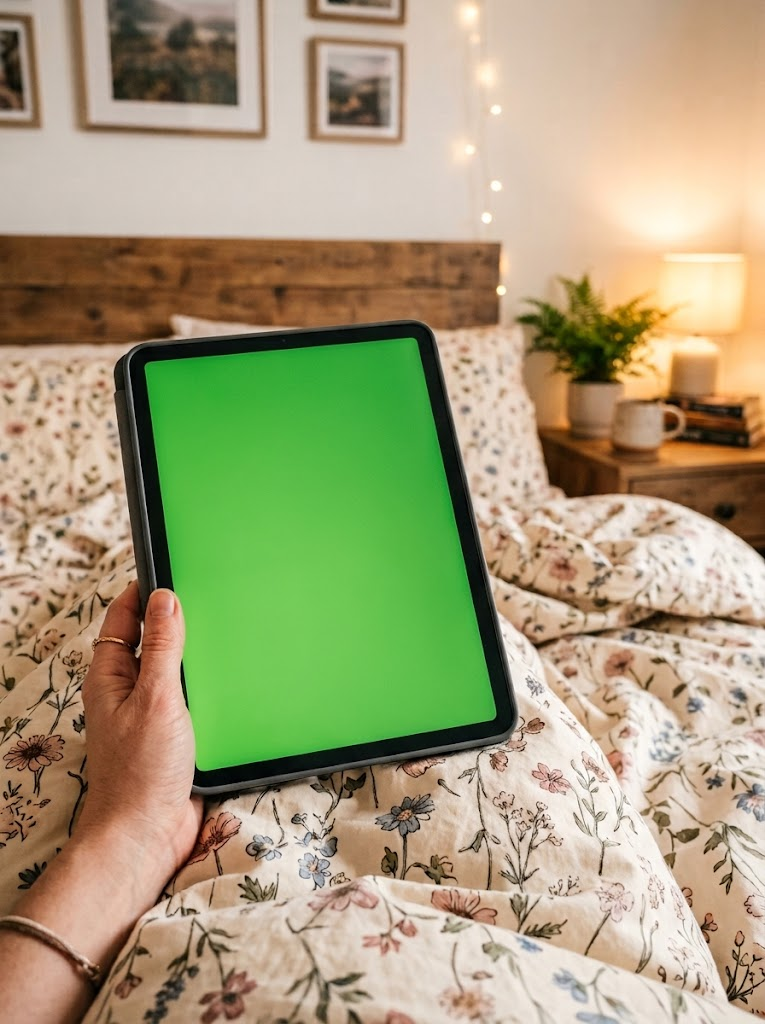
#> input picture bg_ipad.jpg, 765 x 1024 px
$ python -i analyze_taste_traits.py   (imports and definitions only)   (older library calls are emulated)
#> lines starting #> are read from the running program, lines starting #| are printed output that depends on the picture; after the words box and inside, x2 and y2 are one past the last pixel; in counts of white or black regions, pixels touching at a corner belong together
#!/usr/bin/env python3
"""
Чем фото, которые человек выбирает, отличаются от отклонённых — 100 понятных
параметров, а не одна цифра модели.

Метки:
  A  ручная разметка label_frames.py (живое vs сток / ИИ)
  B  data/taste_history.json (да / нет при отборе в карусели); одна и та же
     картинка под разными пинами склеивается, спорные копии (и да, и нет)
     выкидываются
Параметры (100):
  пиксельные (37)        — свет, цвет, резкость, композиция
  смысловые (40)         — SigLIP, пары формулировок («если да» vs «если нет»)
  запрос, файл, разметка (15) — слова в запросе, место в выдаче, метка ИИ
                           Pinterest, размер оригинала, сжимаемость, порядок
                           разметки, повторы
  оценки моделей (8)     — живость (итог и части), вкус, похожесть на прошлые
                           «да», на ИИ-пины Pinterest
Для каждого: AUC (0.5 — не различает; > 0.5 — больше у выбранных), 95%
бутстрэп-интервал, медианы у выбранных и отклонённых, q (Манна–Уитни с
поправкой Бенджамини–Хохберга на число проверок). Плюс: какие параметры
дублируют друг друга, сколько угадывают все вместе, листы кадров, index.html.

  python analyze_taste_traits.py --pack out/label_pack_20261005 --out out/taste_traits_100
"""

from __future__ import annotations

import argparse
import html
import json
import re
import sys
import warnings
from pathlib import Path

import cv2
import numpy as np
from PIL import Image, ImageDraw, ImageFont

ROOT = Path(__file__).resolve().parent
sys.path.insert(0, str(ROOT))
DATA = ROOT / "data"
OUT_ROOT = ROOT.parent.parent / "out" if ROOT.parent.name == ".worktrees" else ROOT / "out"

# пиксельные: имя → (группа, что измеряет)
PIXEL = {
    "яркость": ("Свет", "средняя яркость кадра"),
    "контраст": ("Свет", "разброс яркости"),
    "динамический диапазон": ("Свет", "от самых тёмных (1%) до самых светлых (99%) точек"),
    "светлота теней (подсветка)": ("Свет", "насколько светлые самые тёмные 5% — высоко, если тени «приподняты»"),
    "пересветы (% белого)": ("Свет", "доля выбитых в белое пикселей"),
    "провалы в чёрное (%)": ("Свет", "доля почти чёрных пикселей"),
    "тональное разнообразие": ("Свет", "энтропия гистограммы яркости"),
    "центр светлее краёв": ("Свет", "центр минус края по яркости (виньетка, свет на предмете)"),
    "верх светлее низа": ("Свет", "верхняя треть минус нижняя (окно, небо сверху)"),
    "неравномерный свет по кадру": ("Свет", "разброс яркости между 36 участками"),
    "насыщенность": ("Цвет", "средняя насыщенность"),
    "цветастость": ("Цвет", "метрика Хаслера — сколько разных ярких цветов"),
    "теплота (красное − синее)": ("Цвет", "средний сдвиг в тёплое"),
    "цветовой сдвиг (баланс белого)": ("Цвет", "насколько весь кадр окрашен в один оттенок"),
    "разнообразие оттенков": ("Цвет", "энтропия оттенков среди цветных пикселей"),
    "бежевые тона (%)": ("Цвет", "доля светлых малонасыщенных тёплых пикселей"),
    "зелень (%)": ("Цвет", "доля зелёных пикселей"),
    "телесные тона (%)": ("Цвет", "доля пикселей цвета кожи (ловит и бежевые стены)"),
    "пастельные тона (%)": ("Цвет", "доля светлых и блёклых пикселей"),
    "холодные тени (тонировка)": ("Цвет", "синее минус красное в тенях — признак цветокоррекции"),
    "резкость": ("Резкость и камера", "общая резкость (дисперсия лапласиана)"),
    "самый резкий участок": ("Резкость и камера", "резкость лучшего из 36 участков"),
    "разброс резкости по кадру": ("Резкость и камера", "одни участки резкие, другие размыты — малая ГРИП"),
    "размытие фона (центр резче краёв)": ("Резкость и камера", "резкость центра минус краёв"),
    "шум / зерно": ("Резкость и камера", "мелкий яркостный шум"),
    "цветовой шум": ("Резкость и камера", "цветные пятна шума — темнота и маленькая матрица"),
    "смаз в одну сторону": ("Резкость и камера", "градиенты по одной оси слабее — смаз движением"),
    "детали / захламлённость": ("Композиция", "плотность контуров"),
    "детали в центре, а не по краям": ("Композиция", "контуры в центре против краёв"),
    "главное смещено от центра": ("Композиция", "центр масс контуров далеко от центра кадра"),
    "зеркальная симметрия": ("Композиция", "левая половина похожа на правую"),
    "пустое пространство (%)": ("Композиция", "доля ровных участков без деталей"),
    "прямые линии": ("Композиция", "число длинных прямых (мебель, архитектура)"),
    "завал горизонта (°)": ("Композиция", "среднее отклонение длинных линий от горизонтали/вертикали"),
    "белый край кадра (студийный фон)": ("Композиция", "доля белых пикселей по краю"),
    "лица": ("Композиция", "число лиц (Haar)"),
    "вертикальность (h/w)": ("Композиция", "высота / ширина"),
}

# смысловые: (группа, имя, «если да», «если нет»)
PAIRS = [
    ("Что в кадре", "вид от первого лица", "a first person point of view photo", "a third person view photo"),
    ("Что в кадре", "в кадре руки", "a person's hands in the frame", "no hands in the frame"),
    ("Что в кадре", "в кадре человек", "a person in the photo", "no people in the photo"),
    ("Что в кадре", "селфи", "a selfie", "not a selfie"),
    ("Что в кадре", "зеркальное селфи", "a mirror selfie", "a photo without a mirror"),
    ("Что в кадре", "ноги в кадре", "feet or legs in the frame", "no feet or legs in the frame"),
    ("Что в кадре", "бытовые предметы вокруг, живой фон", "a background with everyday clutter", "an empty clean minimalist background"),
    ("Что в кадре", "беспорядок", "a messy untidy space", "a perfectly tidy space"),
    ("Что в кадре", "еда во время еды", "half-eaten food in the middle of a meal", "untouched perfectly arranged food"),
    ("Что в кадре", "экран телефона или ноутбука", "a phone or laptop screen", "no screens or devices"),
    ("Что в кадре", "животное", "a pet cat or dog", "no animals"),
    ("Что в кадре", "растения, цветы", "plants or flowers", "no plants or flowers"),
    ("Что в кадре", "кровать, постель", "a bed with sheets and pillows", "no bed"),
    ("Что в кадре", "предмет на белом фоне", "a product on a white background", "an object in a real environment"),
    ("Что в кадре", "текст или логотип на фото", "a photo with text or a logo", "a photo without any text"),
    ("Место", "обычная квартира, не журнал", "a regular lived-in apartment", "an interior design magazine photo"),
    ("Место", "на улице", "an outdoor photo", "an indoor photo"),
    ("Место", "в машине", "inside a car", "not inside a car"),
    ("Место", "кафе или ресторан", "inside a cafe or restaurant", "at home"),
    ("Место", "общий план комнаты", "a wide shot of a whole room", "a close-up of a detail"),
    ("Свет", "естественный свет, не студийный", "natural light from a window", "studio lighting with softboxes"),
    ("Свет", "тёмное, вечер/ночь", "a dark photo at night", "a bright daytime photo"),
    ("Свет", "тёплый уютный свет", "warm cozy lighting", "cold bluish lighting"),
    ("Свет", "вспышка", "a flash photo", "a photo without flash"),
    ("Свет", "тени от растений или жалюзи на стене", "shadows of plants or blinds on a wall", "a wall without shadow patterns"),
    ("Цвет", "яркие насыщенные цвета", "vivid saturated colors", "muted desaturated colors"),
    ("Стиль и постановка", "снято на телефон", "a casual photo taken with a smartphone", "a professional photograph taken with a DSLR camera"),
    ("Стиль и постановка", "случайный момент, не постановка", "an unposed everyday moment", "a staged styled photo shoot"),
    ("Стиль и постановка", "личное фото, не реклама", "a personal photo from someone's camera roll", "an advertisement or stock photo"),
    ("Стиль и постановка", "модель позирует", "a model posing for the camera", "a person not posing"),
    ("Стиль и постановка", "«эстетика Pinterest»", "a Pinterest aesthetic photo", "a random ordinary photo"),
    ("Стиль и постановка", "еда как фуд-фото", "professional food photography", "a casual snapshot of food"),
    ("Стиль и постановка", "раскладка сверху (flat lay)", "a styled flat lay from above", "a casual angle snapshot"),
    ("Стиль и постановка", "ровная симметричная композиция по центру", "a symmetrical centered composition", "an off-center casual composition"),
    ("Стиль и постановка", "натюрморт", "a styled still life arrangement", "objects left where they were"),
    ("Стиль и постановка", "кинематографично", "a cinematic film still", "a casual snapshot"),
    ("Стиль и постановка", "стоковое фото", "a stock photo", "an amateur photo"),
    ("Качество и ИИ", "настоящая фотография, не рендер", "a real photograph", "a 3d render or AI generated image"),
    ("Качество и ИИ", "неидеальное, чуть смазанное фото", "a slightly blurry imperfect photo", "a perfectly sharp crisp photo"),
    ("Качество и ИИ", "размытый фон, боке", "shallow depth of field with a blurry background", "everything in focus"),
]

# запрос, файл, разметка: имя → (группа, что измеряет)
META = {
    "в запросе pov": ("Запрос и выдача", "в поисковом запросе есть pov"),
    "в запросе candid": ("Запрос и выдача", "в запросе есть candid"),
    "в запросе aesthetic": ("Запрос и выдача", "в запросе есть aesthetic"),
    "в запросе iphone photo / photo dump": ("Запрос и выдача", "в запросе есть iphone photo или photo dump"),
    "в запросе real life": ("Запрос и выдача", "в запросе есть real life"),
    "голый предмет без модификатора": ("Запрос и выдача", "запрос — только предмет, без pov/candid/aesthetic/…"),
    "место в выдаче Pinterest": ("Запрос и выдача", "позиция пина в поиске (0 — первый)"),
    "Pinterest пометил как ИИ": ("Запрос и выдача", "флаг is_ai в выдаче Pinterest"),
    "в скольких запросах всплывает": ("Запрос и выдача", "число разных запросов, где встретился пин"),
    "ширина оригинала": ("Файл и разметка", "ширина исходной картинки, px"),
    "мегапиксели оригинала": ("Файл и разметка", "размер исходной картинки"),
    "пропорции телефонного кадра": ("Файл и разметка", "стороны 3:4, 9:16 или 9:19.5 (±2%)"),
    "сжимаемость (байт на пиксель)": ("Файл и разметка", "размер JPEG при одинаковом сжатии — сколько в кадре мелкой информации"),
    "порядок разметки": ("Файл и разметка", "когда фото попалось при разметке (0 — первым, 1 — последним)"),
    "повторы фото в отборе": ("Файл и разметка", "сколько раз та же картинка встречалась под разными пинами"),
}

MODELS = {
    "итоговая живость (как в фабрике)": "оценка UGC, по которой фабрика пускает кадр (порог 0.55)",
    "модель живости": "обученная модель живости (часть итоговой)",
    "zero-shot живость": "похожесть на описания «живого» против «стока» (часть итоговой)",
    "штраф эвристик стока": "штраф за признаки профи-съёмки (часть итоговой)",
    "вето стока": "сработало вето (1) или нет",
    "оценка вкуса (taste model)": "старая модель вкуса — училась на наборе B, там цифра завышена",
    "похожесть на прошлые «да»": "близость к прежним «да» минус к прежним «нет» (5 ближайших)",
    "похожесть на ИИ-пины Pinterest": "близость к 300 пинам, которые Pinterest пометил как ИИ",
}

PHONE_RATIOS = (4 / 3, 16 / 9, 19.5 / 9)
QUERY_MODS = r"\b(pov|candid|aesthetic|iphone|photo dump|real life|flash|alone|my|selfie)\b"


def _entropy(hist: np.ndarray) -> float:
    p = hist.astype(np.float64) / max(1.0, float(hist.sum()))
    p = p[p > 0]
    return float(-(p * np.log2(p)).sum())


_FACE = cv2.CascadeClassifier(cv2.data.haarcascades + "haarcascade_frontalface_default.xml")


def pixel_features(path: Path) -> dict:
#> called with path = 'bg_ipad.jpg'
    im = Image.open(path).convert("RGB")
#> im is the input picture: PIL image 765x1024 RGB; mean R, G, B 165.3, 158.6, 121.7
    ow, oh = im.size
    im.thumbnail((512, 512))
#> im: PIL image 382x512 RGB
    u8 = np.asarray(im)
    a = u8.astype(np.float32)
    g8 = cv2.cvtColor(u8, cv2.COLOR_RGB2GRAY)
    g = g8.astype(np.float32)
    hsv = cv2.cvtColor(u8, cv2.COLOR_RGB2HSV).astype(np.float32)
    lab = cv2.cvtColor(u8, cv2.COLOR_RGB2LAB).astype(np.float32)
    ycc = cv2.cvtColor(u8, cv2.COLOR_RGB2YCrCb).astype(np.float32)
    r, gg, b = a[..., 0], a[..., 1], a[..., 2]
    hue, sat, val = hsv[..., 0], hsv[..., 1], hsv[..., 2]
    H, W = g.shape
    inner = np.zeros_like(g, bool)
    inner[H // 4: 3 * H // 4, W // 4: 3 * W // 4] = True

    lap = cv2.Laplacian(g, cv2.CV_32F)
    th, tw = H // 6, W // 6
    tmean, tsharp = [], []
    for i in range(6):
        for j in range(6):
            sl = (slice(i * th, (i + 1) * th), slice(j * tw, (j + 1) * tw))
            tmean.append(g[sl].mean())
            tsharp.append(np.log1p(lap[sl].var()))
#> after the loop, tmean = 36 values, max 222.5 at index 11, min 102.1 at index 13, mean 156.1; tsharp = 36 values, max 7.86 at index 35, min 0.963 at index 20, mean 5.74
    tmean, tsharp = np.array(tmean), np.array(tsharp)

    rg, yb = r - gg, 0.5 * (r + gg) - b
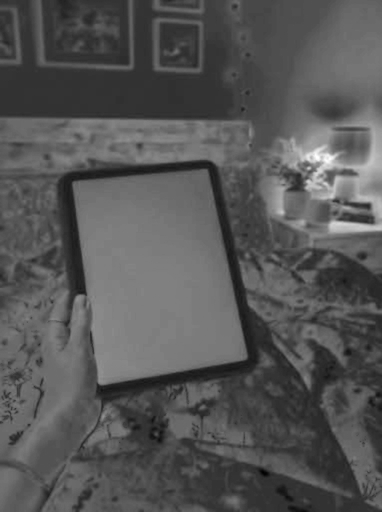
#> yb: shape (512, 382) float32; min -24.5, max 166, mean 40.3; drawn with min black and max white
    colorful = np.sqrt(rg.std() ** 2 + yb.std() ** 2) + 0.3 * np.sqrt(rg.mean() ** 2 + yb.mean() ** 2)
#> colorful = 65.4
    p1, p5, p99 = np.percentile(g, [1, 5, 99])
#> p1 = 13; p5 = 44; p99 = 243
    colored = (sat > 40) & (val > 40)
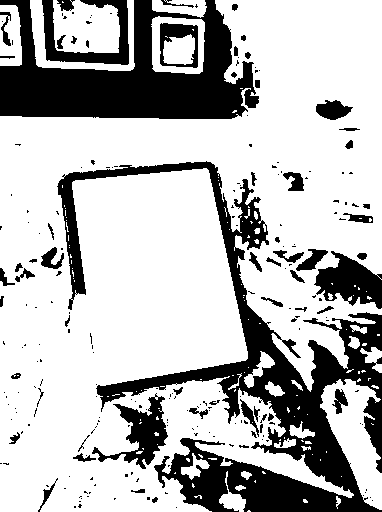
#> colored: shape (512, 382) bool; 72.5% white; 229 black regions (168 under 20 px), largest, box (x1, y1, x2, y2) and area: (57, 161, 382, 512) 25871, (0, 0, 259, 119) 15888, (314, 251, 382, 309) 2225
    hue_ent = _entropy(np.histogram(hue[colored], bins=18, range=(0, 180))[0]) if colored.sum() > 200 else 0.0
#> in _entropy, `p = hist.astype(np.float64) / max(1.0, float(hist.sum()))`: p = 18 values, max 0.711 at index 1, min 0 at index 8, mean 0.0556
#> in _entropy, `p = p[p > 0]`: p = [0.0457, 0.711, 0.0317, 0.00481, 0.000889, 0.167, 0.0386, 7.06e-06, 5.65e-05]
#> hue_ent = 1.37
    shadows = g < 70
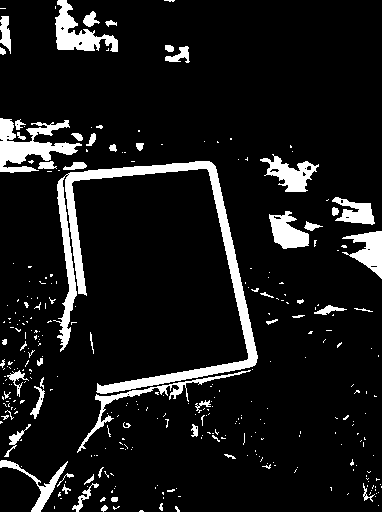
#> shadows: shape (512, 382) bool; 9.7% white; 319 white regions (265 under 20 px), largest, box (x1, y1, x2, y2) and area: (53, 161, 258, 394) 6548, (0, 118, 82, 173) 1970, (55, 0, 118, 52) 1341
    cold_shadows = float((b - r)[shadows].mean()) if shadows.sum() > 200 else float("nan")
#> cold_shadows = -30.16
    cr, cb = ycc[..., 1], ycc[..., 2]
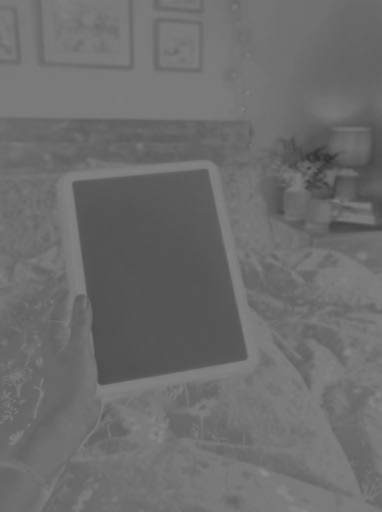
#> cb: shape (512, 382) float32; min 50, max 139, mean 108.4
    chroma_noise = float(np.median(np.abs(cr - cv2.GaussianBlur(cr, (3, 3), 0)))
                         + np.median(np.abs(cb - cv2.GaussianBlur(cb, (3, 3), 0))))
#> chroma_noise = 0.5
    gx, gy = cv2.Sobel(g, cv2.CV_32F, 1, 0), cv2.Sobel(g, cv2.CV_32F, 0, 1)
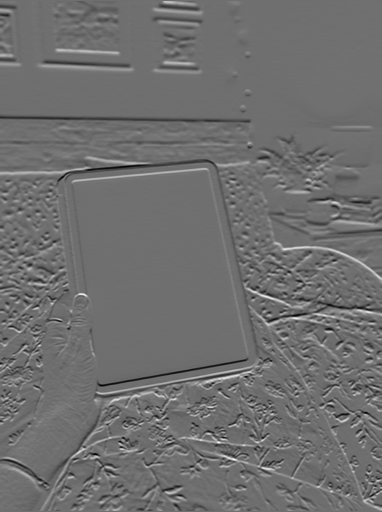
#> gy: shape (512, 382) float32; min -592, max 764, mean 0; drawn with min black and max white
    aniso = abs(np.log((gx ** 2).sum() + 1) - np.log((gy ** 2).sum() + 1))
#> aniso = 0.00192

    edges = cv2.Canny(g8, 80, 160)
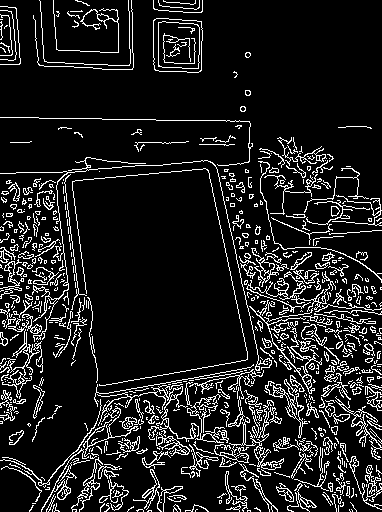
#> edges: shape (512, 382); 12% white in thin lines or dots
    e = edges > 0
#> e: shape (512, 382) bool; 12% white in thin lines or dots
    ys, xs = np.nonzero(e)
    off = float(np.hypot(xs.mean() / W - 0.5, ys.mean() / H - 0.5)) if len(xs) else 0.0
#> off = 0.125
    small = cv2.resize(g, (64, 64), interpolation=cv2.INTER_AREA)
    m = cv2.blur(g, (15, 15))
    lstd = np.sqrt(np.maximum(cv2.blur(g * g, (15, 15)) - m * m, 0))
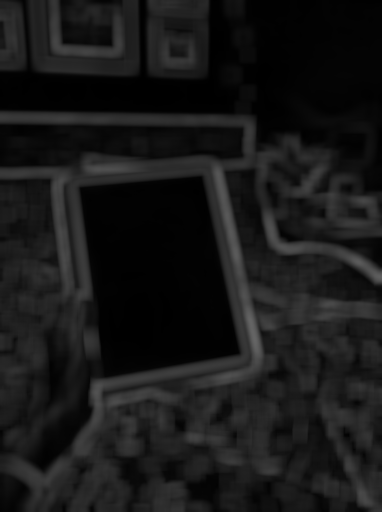
#> lstd: shape (512, 382) float32; min 0.354, max 101.4, mean 24.5
    lines = cv2.HoughLinesP(edges, 1, np.pi / 180, 60, minLineLength=int(0.2 * min(H, W)), maxLineGap=4)
#> lines = [[207, 169, 247, 358], [95, 395, 259, 366], [220, 186, 257, 350], [75, 180, 206, 169], [97, 386, 247, 359], [73, 191, 86, 295], [158, 386, 269, 366], [55, 182, 68, 289]]
    devs = []
    for x1, y1, x2, y2 in (lines[:, 0] if lines is not None else []):
        ang = np.degrees(np.arctan2(y2 - y1, x2 - x1)) % 180
        d = min(ang, 180 - ang, abs(ang - 90))
        if d < 20:
            devs.append(d)
#> this loop made 8 passes
#> (x1, y1, x2, y2, ang, d) on passes 1 to 8: (207, 169, 247, 358, 78.05, 11.95), (95, 395, 259, 366, 170, 10.03), (220, 186, 257, 350, 77.29, 12.71), (75, 180, 206, 169, 175.2, 4.8), (97, 386, 247, 359, 169.8, 10.2), (73, 191, 86, 295, 82.87, 7.13), (158, 386, 269, 366, 169.8, 10.21), (55, 182, 68, 289, 83.07, 6.93)
#> after the loop, devs = [11.95, 10.03, 12.71, 4.8, 10.2, 7.13, 10.21, 6.93]
    border = np.concatenate([a[:8].reshape(-1, 3), a[-8:].reshape(-1, 3), a[:, :8].reshape(-1, 3), a[:, -8:].reshape(-1, 3)])
    faces = len(_FACE.detectMultiScale(g8, 1.1, 5, minSize=(24, 24)))
#> faces = 0
    center_sharp = float(lap[inner].var())
#> center_sharp = 404.2
    edge_sharp = float(lap[~inner].var())
#> edge_sharp = 944.6
    return {
        "яркость": float(g.mean()),
        "контраст": float(g.std()),
        "динамический диапазон": float(p99 - p1),
        "светлота теней (подсветка)": float(p5),
        "пересветы (% белого)": float((g > 250).mean() * 100),
        "провалы в чёрное (%)": float((g < 8).mean() * 100),
        "тональное разнообразие": _entropy(np.histogram(g, bins=64, range=(0, 256))[0]),
        "центр светлее краёв": float(g[inner].mean() - g[~inner].mean()),
        "верх светлее низа": float(g[: H // 3].mean() - g[-(H // 3):].mean()),
        "неравномерный свет по кадру": float(tmean.std() / (tmean.mean() + 1)),
        "насыщенность": float(sat.mean()),
        "цветастость": float(colorful),
        "теплота (красное − синее)": float((r - b).mean()),
        "цветовой сдвиг (баланс белого)": float(np.hypot(lab[..., 1].mean() - 128, lab[..., 2].mean() - 128)),
        "разнообразие оттенков": hue_ent,
        "бежевые тона (%)": float(((hue >= 8) & (hue <= 25) & (sat >= 20) & (sat <= 100) & (val > 140)).mean() * 100),
        "зелень (%)": float(((hue >= 35) & (hue <= 85) & (sat > 60) & (val > 40)).mean() * 100),
        "телесные тона (%)": float(((cr >= 135) & (cr <= 173) & (cb >= 77) & (cb <= 127) & (ycc[..., 0] > 50)).mean() * 100),
        "пастельные тона (%)": float(((val > 190) & (sat < 60)).mean() * 100),
        "холодные тени (тонировка)": cold_shadows,
        "резкость": float(np.log1p(lap.var())),
        "самый резкий участок": float(tsharp.max()),
        "разброс резкости по кадру": float(tsharp.std()),
        "размытие фона (центр резче краёв)": float(np.log1p(center_sharp) - np.log1p(edge_sharp)),
        "шум / зерно": float(np.median(np.abs(g - cv2.GaussianBlur(g, (3, 3), 0)))),
        "цветовой шум": chroma_noise,
        "смаз в одну сторону": float(aniso),
        "детали / захламлённость": float(e.mean() * 100),
        "детали в центре, а не по краям": float(np.log((e[inner].mean() + 0.002) / (e[~inner].mean() + 0.002))),
        "главное смещено от центра": off,
        "зеркальная симметрия": float(-np.abs(small - small[:, ::-1]).mean()),
        "пустое пространство (%)": float((lstd < 4).mean() * 100),
        "прямые линии": float(0 if lines is None else len(lines)),
        "завал горизонта (°)": float(np.median(devs)) if devs else float("nan"),
        "белый край кадра (студийный фон)": float((border.min(axis=1) > 235).mean() * 100),
        "лица": float(faces),
        "вертикальность (h/w)": float(oh / max(1, ow)),
        "пропорции телефонного кадра": float(any(abs(max(ow, oh) / max(1, min(ow, oh)) / q - 1) < 0.02 for q in PHONE_RATIOS)),
        "сжимаемость (байт на пиксель)": path.stat().st_size / max(1, ow * oh),
        "_w": float(ow), "_h": float(oh),
    }


# [403 lines left out: functions query_features, load_labels, search_meta, dedupe_b, fast_auc, stat and 6 more, not called in this run]


GROUP_ORDER = ["Стиль и постановка", "Что в кадре", "Место", "Свет", "Цвет", "Резкость и камера", "Композиция",
               "Качество и ИИ", "Запрос и выдача", "Файл и разметка", "Оценки моделей"]


# [68 lines left out: function write_html, not called in this run]


# [2 lines not run here, left out]

#> (the run stopped early here; a loop or call above may not have finished)
